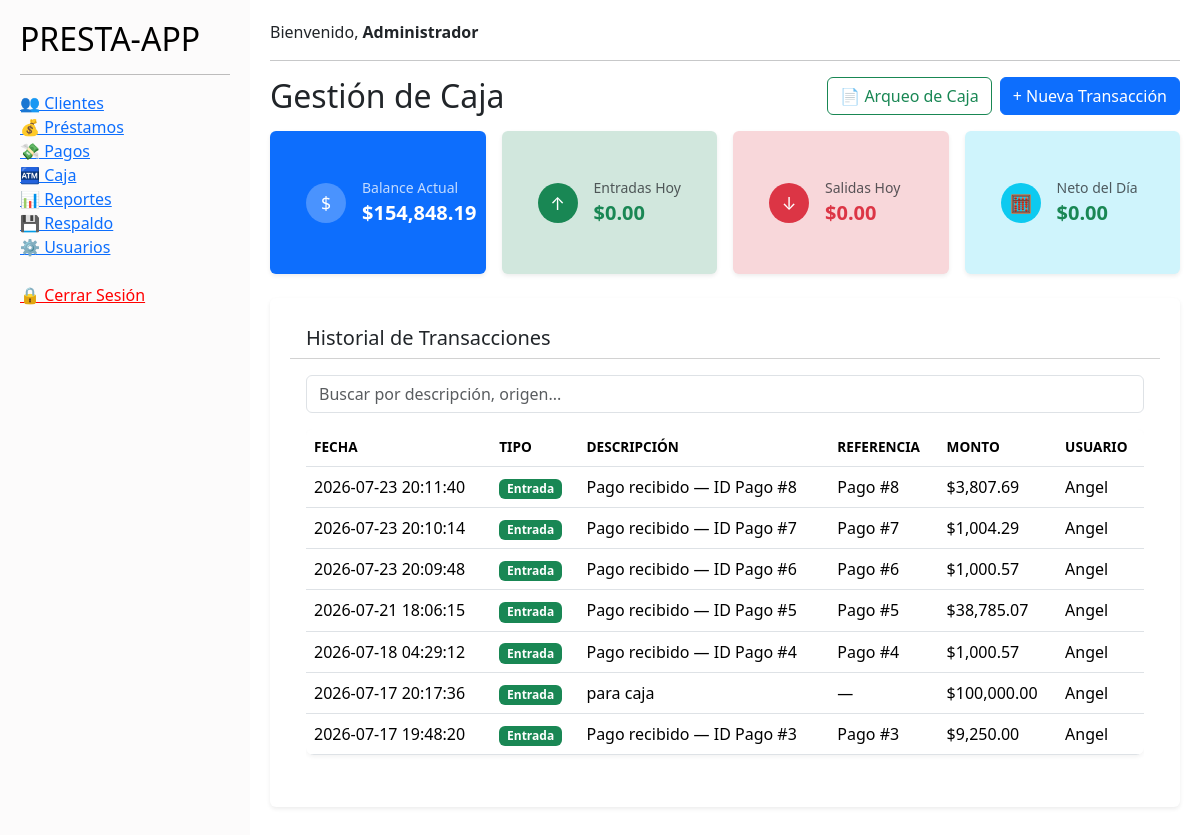
The app's page /dashboard.php?mod=caja (signed in) with its own data.
### tables this page shows
CREATE TABLE `caja` (
  `id_movimiento` int NOT NULL AUTO_INCREMENT,
  `tipo_movimiento` enum('Entrada','Salida') NOT NULL,
  `origen` enum('Prestamo','Pago','Gasto','Ajuste') NOT NULL,
  `id_referencia` int DEFAULT NULL,
  `monto` decimal(12,2) NOT NULL,
  `descripcion` varchar(255) DEFAULT NULL,
  `fecha` datetime DEFAULT CURRENT_TIMESTAMP,
  `id_usuario` int DEFAULT NULL,
  PRIMARY KEY (`id_movimiento`),
  KEY `id_usuario` (`id_usuario`),
  CONSTRAINT `caja_ibfk_1` FOREIGN KEY (`id_usuario`) REFERENCES `usuarios` (`id_usuario`)
);

CREATE TABLE `usuarios` (
  `id_usuario` int NOT NULL AUTO_INCREMENT,
  `nombre_usuario` varchar(50) NOT NULL,
  `contrasena` varchar(255) NOT NULL,
  `id_rol` int NOT NULL,
  `estado` enum('Activo','Inactivo') DEFAULT 'Activo',
  `intentos_fallidos` int DEFAULT '0',
  `bloqueado` tinyint(1) DEFAULT '0',
  `ultimo_login` datetime DEFAULT NULL,
  `fecha_registro` datetime DEFAULT CURRENT_TIMESTAMP,
  PRIMARY KEY (`id_usuario`),
  UNIQUE KEY `nombre_usuario` (`nombre_usuario`),
  KEY `id_rol` (`id_rol`),
  CONSTRAINT `usuarios_ibfk_1` FOREIGN KEY (`id_rol`) REFERENCES `roles` (`id_rol`)
);

### caja/caja.php (the view, shortened to what this page needs)
<?php
include(__DIR__ . '/../db/db.php');
$puedeGestionarCaja = in_array($_SESSION['rol'] ?? '', ['Administrador', 'Supervisor'], true);
$hoy     = date('Y-m-d');
$balance     = ['total_entradas' => 0, 'total_salidas' => 0];
$hoyData     = ['entradas_hoy' => 0, 'salidas_hoy' => 0];
$movimientos = [];
try {
    $resBalance = $conn->query("
        SELECT
            COALESCE(SUM(CASE WHEN tipo_movimiento='Entrada' THEN monto ELSE 0 END),0) AS total_entradas,
            COALESCE(SUM(CASE WHEN tipo_movimiento='Salida'  THEN monto ELSE 0 END),0) AS total_salidas
        FROM caja
    ");
    $balance = $resBalance->fetch_assoc();
    $resHoy = $conn->prepare("
        SELECT
            COALESCE(SUM(CASE WHEN tipo_movimiento='Entrada' THEN monto ELSE 0 END),0) AS entradas_hoy,
            COALESCE(SUM(CASE WHEN tipo_movimiento='Salida'  THEN monto ELSE 0 END),0) AS salidas_hoy
        FROM caja
        WHERE DATE(fecha) = ?
    ");
    $resHoy->bind_param('s', $hoy);
    $resHoy->execute();
    $hoyData = $resHoy->get_result()->fetch_assoc();
    $resMovs = $conn->query('
        SELECT c.*, u.nombre_usuario
        FROM caja c
        JOIN usuarios u ON c.id_usuario = u.id_usuario
        ORDER BY c.fecha DESC
        LIMIT 200
    ');
    $movimientos = $resMovs->fetch_all(MYSQLI_ASSOC);
} catch (mysqli_sql_exception $ex) {
    error_log('Error al cargar módulo de caja: ' . $ex->getMessage());
}
$balanceActual = (float) $balance['total_entradas'] - (float) $balance['total_salidas'];
$netoHoy       = (float) $hoyData['entradas_hoy'] - (float) $hoyData['salidas_hoy'];
$e = static fn(string $valor): string => htmlspecialchars($valor, ENT_QUOTES, 'UTF-8');
?>
<div class="modulo-caja">
    <div class="d-flex justify-content-between align-items-center flex-wrap gap-2 mb-3">
        <h2 class="mb-0">Gestión de Caja</h2>
        <?php if ($puedeGestionarCaja): ?>
            <div class="d-flex gap-2">
                <button type="button" class="btn btn-outline-success" onclick="abrirModalArqueo()">
                    📄 Arqueo de Caja
                </button>
                <button type="button" class="btn btn-primary" onclick="abrirModalTransaccion()">
                    + Nueva Transacción
                </button>
            </div>
        <?php endif; ?>
    </div>
    <div class="row g-3 mb-4">
        <div class="col-6 col-md-3">
            <div class="card text-white bg-primary h-100 border-0 shadow-sm">
                <div class="card-body d-flex align-items-center gap-3">
                    <div class="caja-icon bg-white bg-opacity-25">$</div>
                    <div>
                        <div class="small opacity-75">Balance Actual</div>
                        <div class="fs-5 fw-bold">$<?= number_format($balanceActual, 2) ?></div>
                    </div>
                </div>
            </div>
        </div>
        <div class="col-6 col-md-3">
            <div class="card h-100 border-0 shadow-sm bg-success-subtle">
                <div class="card-body d-flex align-items-center gap-3">
                    <div class="caja-icon bg-success text-white">↑</div>
                    <div>
                        <div class="small text-muted">Entradas Hoy</div>
                        <div class="fs-5 fw-bold text-success">$<?= number_format((float) $hoyData['entradas_hoy'], 2) ?></div>
                    </div>
                </div>
            </div>
        </div>
        <div class="col-6 col-md-3">
            <div class="card h-100 border-0 shadow-sm bg-danger-subtle">
                <div class="card-body d-flex align-items-center gap-3">
                    <div class="caja-icon bg-danger text-white">↓</div>
                    <div>
                        <div class="small text-muted">Salidas Hoy</div>
                        <div class="fs-5 fw-bold text-danger">$<?= number_format((float) $hoyData['salidas_hoy'], 2) ?></div>
                    </div>
                </div>
            </div>
        </div>
        <div class="col-6 col-md-3">
            <div class="card h-100 border-0 shadow-sm bg-info-subtle">
                <div class="card-body d-flex align-items-center gap-3">
                    <div class="caja-icon bg-info text-white">🧮</div>
                    <div>
                        <div class="small text-muted">Neto del Día</div>
                        <div class="fs-5 fw-bold <?= $netoHoy >= 0 ? 'text-success' : 'text-danger' ?>">
                            $<?= number_format($netoHoy, 2) ?>
                        </div>
                    </div>
                </div>
            </div>
        </div>
    </div>
    <div class="card border-0 shadow-sm">
        <div class="card-header bg-white">
            <h5 class="mb-0">Historial de Transacciones</h5>
        </div>
        <div class="card-body">
            <input type="search" id="buscarCaja" class="form-control mb-3" onkeyup="buscarCaja()"
                   placeholder="Buscar por descripción, origen...">
            <div class="table-responsive">
                <table id="tablaCaja" class="table table-hover align-middle">
                    <thead>
                        <tr>
                            <th>Fecha</th>
                            <th>Tipo</th>
                            <th>Descripción</th>
                            <th>Referencia</th>
                            <th>Monto</th>
                            <th>Usuario</th>
                        </tr>
                    </thead>
                    <tbody>
                        <?php foreach ($movimientos as $m): ?>
                            <tr>
                                <td><?= $e((string) $m['fecha']) ?></td>
                                <td>
                                    <span class="badge <?= $m['tipo_movimiento'] === 'Entrada' ? 'text-bg-success' : 'text-bg-danger' ?>">
                                        <?= $e($m['tipo_movimiento']) ?>
                                    </span>
                                </td>
                                <td><?= $e($m['descripcion']) ?></td>
                                <td><?= $m['id_referencia'] !== null ? $e($m['origen'] . ' #' . $m['id_referencia']) : '—' ?></td>
                                <td>$<?= number_format((float) $m['monto'], 2) ?></td>
                                <td><?= $e($m['nombre_usuario']) ?></td>
                            </tr>
                        <?php endforeach; ?>
                    </tbody>
                </table>
            </div>
        </div>
    </div>
</div>

### db/style.css (style rules this page uses)
:root { --primary: #2c3e50; --secondary: #34495e; --success: #27ae60; --danger: #e74c3c; --warning: #f1c40f; --light: #f4f7f6; --dark: #2c3e50; --white: #ffffff; }
body { font-family: Arial, sans-serif; background-color: var(--light); margin: 0; padding:0 ; display: flex; justify-content: center; min-height: 100vh; color: var(--dark); }
.card, fieldset { background: var(--white); border-radius: 8px; border: none; box-shadow: 0 4px 6px rgba(0,0,0,0.1); padding: 20px; margin-bottom: 20px; }
input, select, textarea { width: 70%; padding: 10px; margin: 5px 0; border: 1px solid #ddd; border-radius: 5px; box-sizing: border-box; }
button { cursor: pointer; padding: 10px 20px; border: none; border-radius: 5px; background-color: var(--primary); background: #007bff; color: white; font-weight: bold; transition: background 0.3s; font-size: 16px; }
table { width: 100%; border-collapse: collapse; background: var(--white); border-radius: 8px; overflow: hidden; box-shadow: 0 2px 4px rgba(0,0,0,0.05); }
th, td { padding: 12px 15px; text-align: left; border-bottom: 1px solid #eee; }
th { background-color: var(--secondary); color: white; text-transform: uppercase; font-size: 0.85rem; }

### caja/caja.php (style rules this page uses)
.caja-icon { width: 40px; height: 40px; border-radius: 50%; display: flex; align-items: center; justify-content: center; font-size: 1.1rem; flex-shrink: 0; }

### records on screen
caja: fecha "2026-07-23 20:11:40", tipo_movimiento "Entrada", descripcion "Pago recibido — ID Pago #8", origen+id_referencia "Pago #8", monto "3,807.69", id_usuario.nombre_usuario "Angel"
caja: fecha "2026-07-23 20:10:14", tipo_movimiento "Entrada", descripcion "Pago recibido — ID Pago #7", origen+id_referencia "Pago #7", monto "1,004.29", id_usuario.nombre_usuario "Angel"
caja: fecha "2026-07-23 20:09:48", tipo_movimiento "Entrada", descripcion "Pago recibido — ID Pago #6", origen+id_referencia "Pago #6", monto "1,000.57", id_usuario.nombre_usuario "Angel"
caja: fecha "2026-07-21 18:06:15", tipo_movimiento "Entrada", descripcion "Pago recibido — ID Pago #5", origen+id_referencia "Pago #5", monto "38,785.07", id_usuario.nombre_usuario "Angel"
caja: fecha "2026-07-18 04:29:12", tipo_movimiento "Entrada", descripcion "Pago recibido — ID Pago #4", origen+id_referencia "Pago #4", monto "1,000.57", id_usuario.nombre_usuario "Angel"
caja: fecha "2026-07-17 20:17:36", tipo_movimiento "Entrada", descripcion "para caja", monto "100,000.00", id_usuario.nombre_usuario "Angel"
caja: fecha "2026-07-17 19:48:20", tipo_movimiento "Entrada", descripcion "Pago recibido — ID Pago #3", origen+id_referencia "Pago #3", monto "9,250.00", id_usuario.nombre_usuario "Angel"

### other values on screen
$etiquetasModulo[$m] "👥 Clientes"
$etiquetasModulo[$m] "💰 Préstamos"
$etiquetasModulo[$m] "💸 Pagos"
$etiquetasModulo[$m] "🏧 Caja"
$etiquetasModulo[$m] "📊 Reportes"
$etiquetasModulo[$m] "💾 Respaldo"
$etiquetasModulo[$m] "⚙️ Usuarios"
$_SESSION['rol'] "Administrador"
$balanceActual "154,848.19"
$hoyData['entradas_hoy'] "0.00"
$hoyData['salidas_hoy'] "0.00"
$netoHoy "0.00"
